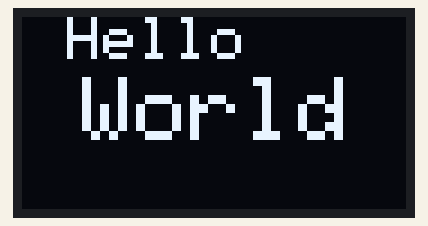
This sketch was run on a simulated ESP32. On the bench: 128×64 one-colour display.

Above: at 0.1 s.
At 5.0 s:
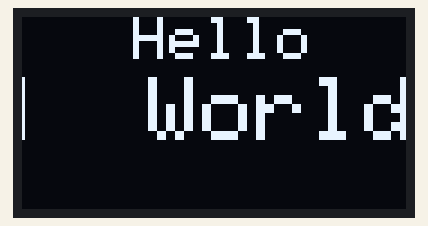
At 10.1 s:
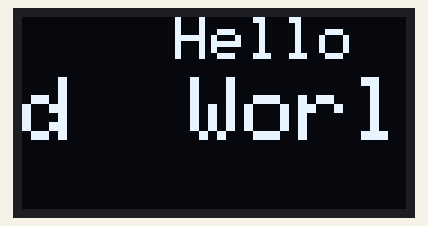
At 20.0 s:
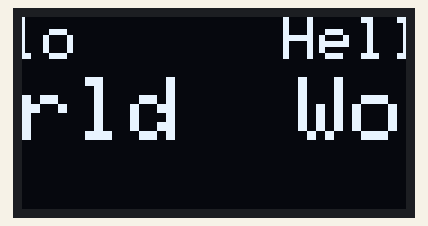
At 29.9 s:
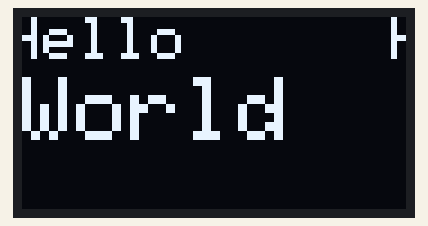
At 39.8 s:
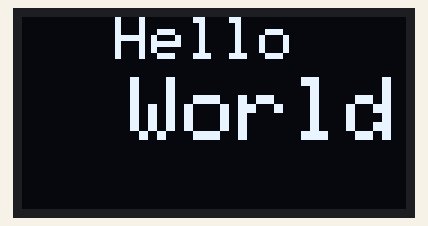

The sketch:

esp32_waveshare9085.ino
```cpp
/**************************************************************************

 This example is for a 128x64 pixel display using SPI to communicate
 4 or 5 pins are required to interface. based on SSD1306 drivers

 See: ssd1306_128x64_spi.ino for more examples.

 **************************************************************************/

#include <SPI.h>
#include <Wire.h>
#include <Adafruit_GFX.h>
#include <Adafruit_SSD1306.h>

#define SCREEN_WIDTH 128 // OLED display width, in pixels
#define SCREEN_HEIGHT 64 // OLED display height, in pixels

// Declaration for SSD1306 display connected using software SPI :
#define OLED_MOSI   23
#define OLED_CLK    22
#define OLED_DC     21
#define OLED_CS     19
#define OLED_RESET  18

// Initialize library
Adafruit_SSD1306 display(SCREEN_WIDTH, SCREEN_HEIGHT,
  OLED_MOSI, OLED_CLK, OLED_DC, OLED_RESET, OLED_CS);

void setup() {
  Serial.begin(9600);

  // SSD1306_SWITCHCAPVCC = generate display voltage from 3.3V internally
  if(!display.begin(SSD1306_SWITCHCAPVCC)) {

    for(;;) // Don't proceed, loop forever
      Serial.println(F("SSD1306 allocation failed"));

  }

  WriteToDisplay();
}

void loop() {
}

void WriteToDisplay(void) {
  display.clearDisplay();

  display.cp437(true);                  // Use full 256 char 'Code Page 437' font
  display.setTextColor(SSD1306_WHITE);  // The display in question shows Yellow text at first row and Blue in second.
  display.setCursor(15, 0);             // Start at top-left corner
  display.setTextSize(2);               // Set font size for Hello text

  display.write("Hello");

  display.setCursor(20, 20);
  display.setTextSize(3);               // Set font size for World text

  display.write("World");

  // Add this to draw a filled circle
  // display.fillCircle(100,55,8,SSD1306_WHITE);

  display.display();

  // Starts to scroll Hello text to left.
  display.startscrollleft(0x00, 0x01);
}
```
